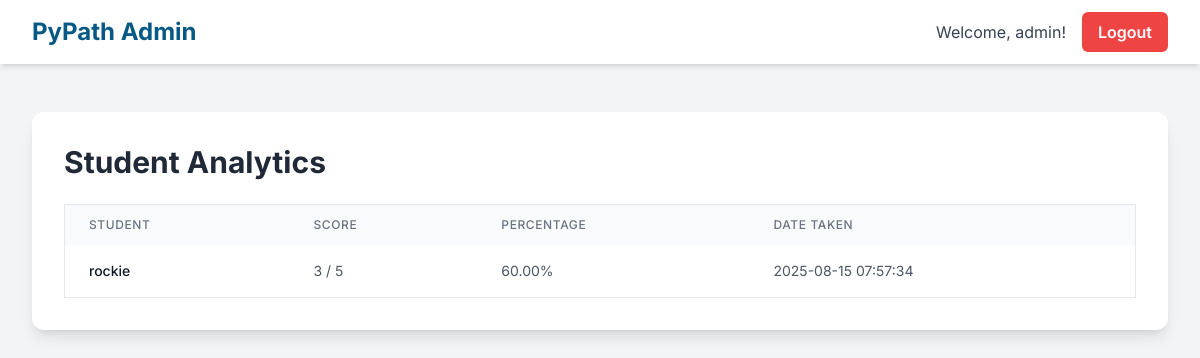
Page /admin (signed in) on the earlier database version.
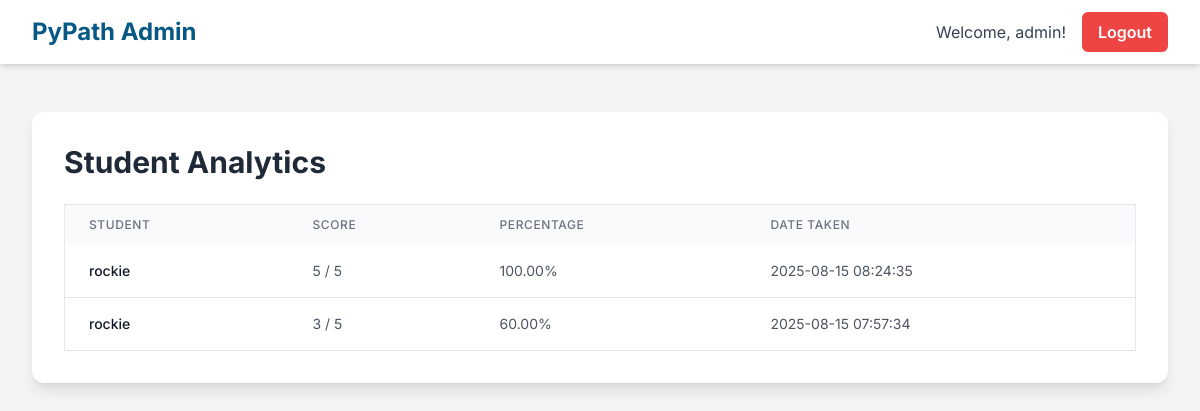
Same page on the later database version.
### tables this page shows
CREATE TABLE results (
    id INTEGER PRIMARY KEY AUTOINCREMENT,
    user_id INTEGER NOT NULL,
    score INTEGER NOT NULL,
    timestamp DATETIME DEFAULT CURRENT_TIMESTAMP,
    FOREIGN KEY (user_id) REFERENCES users (id)
);

CREATE TABLE users (
    id INTEGER PRIMARY KEY AUTOINCREMENT,
    username TEXT NOT NULL UNIQUE,
    password TEXT NOT NULL,
    is_admin INTEGER NOT NULL DEFAULT 0
);

### app.py (the view)
@app.route('/admin')
def admin_dashboard():
    if not session.get('is_admin'):
        return redirect(url_for('login'))
    conn = get_db_connection()
    all_results = conn.execute('''
        SELECT u.username, r.score, r.timestamp
        FROM results r
        JOIN users u ON u.id = r.user_id
        ORDER BY r.timestamp DESC
    ''').fetchall()
    total_questions = conn.execute('SELECT COUNT(*) FROM questions').fetchone()[0]
    conn.close()
    return render_template('admin.html', all_results=all_results, total_questions=total_questions)

### app.py (called while the page is built)
def get_db_connection():
    conn = sqlite3.connect('pypath.db', check_same_thread=False)
    conn.row_factory = sqlite3.Row
    return conn

### templates/admin.html (shortened to what this page needs)
<!DOCTYPE html>
<html lang="en">
<head>
    <script src="https://cdn.tailwindcss.com"></script>
</head>
<body class="bg-gray-100">
    <nav class="bg-white shadow-md">
        <div class="max-w-7xl mx-auto px-4 sm:px-6 lg:px-8">
            <div class="flex justify-between h-16">
                <div class="flex-shrink-0 flex items-center">
                    <h1 class="text-2xl font-bold text-sky-800">PyPath Admin</h1>
                </div>
                <div class="flex items-center">
                    <span class="text-gray-700 mr-4">Welcome, {{ session.username }}!</span>
                    <a href="{{ url_for('logout') }}" class="bg-red-500 text-white font-semibold py-2 px-4 rounded-md hover:bg-red-600 transition">Logout</a>
                </div>
            </div>
        </div>
    </nav>
    <main class="max-w-7xl mx-auto py-12 px-4 sm:px-6 lg:px-8">
        <div class="bg-white p-8 rounded-xl shadow-lg">
            <h2 class="text-3xl font-bold text-gray-800 mb-6">Student Analytics</h2>
            <div class="overflow-x-auto">
                <table class="min-w-full bg-white border border-gray-200 rounded-lg">
                    <thead class="bg-gray-50">
                        <tr>
                            <th class="px-6 py-3 text-left text-xs font-medium text-gray-500 uppercase tracking-wider">Student</th>
                            <th class="px-6 py-3 text-left text-xs font-medium text-gray-500 uppercase tracking-wider">Score</th>
                            <th class="px-6 py-3 text-left text-xs font-medium text-gray-500 uppercase tracking-wider">Percentage</th>
                            <th class="px-6 py-3 text-left text-xs font-medium text-gray-500 uppercase tracking-wider">Date Taken</th>
                        </tr>
                    </thead>
                    <tbody class="divide-y divide-gray-200">
                        {% for result in all_results %}
                        <tr>
                            <td class="px-6 py-4 whitespace-nowrap text-sm font-medium text-gray-900">{{ result.username }}</td>
                            <td class="px-6 py-4 whitespace-nowrap text-sm text-gray-600">{{ result.score }} / {{ total_questions }}</td>
                            <td class="px-6 py-4 whitespace-nowrap text-sm text-gray-600">{{ "%.2f"|format((result.score / total_questions) * 100) }}%</td>
                            <td class="px-6 py-4 whitespace-nowrap text-sm text-gray-600">{{ result.timestamp }}</td>
                        </tr>
                        {% else %}
                        <tr>
                            <td colspan="4" class="px-6 py-4 text-center text-gray-500">No results found.</td>
                        </tr>
                        {% endfor %}
                    </tbody>
                </table>
            </div>
        </div>
    </main>
</body>
</html>

### templates/admin.html (style rules this page uses)
body { font-family: 'Inter', sans-serif; }

Differences in the rows shown:
added results: username "rockie", score "5", (result.score/total_questions)*100 "100.00", timestamp "2025-08-15 08:24:35"
